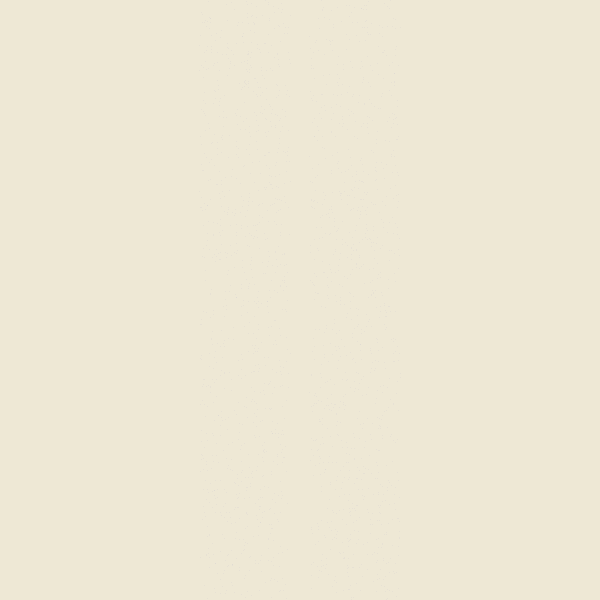
Frame 1 (no input)
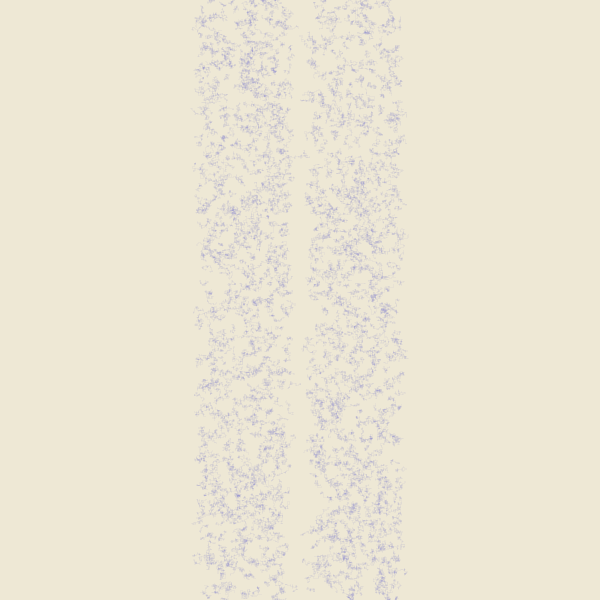
Frame 60 (the mouse pressed at the canvas centre just before this capture)
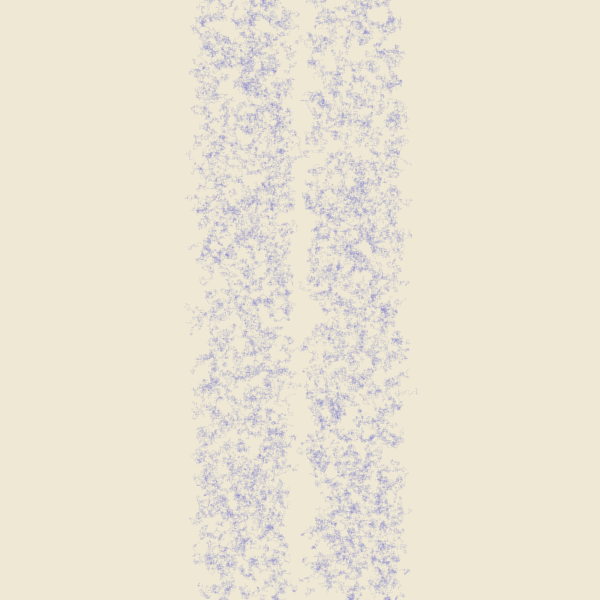
Frame 120 (the mouse held since frame 60 and released just before this capture)

The Processing sketch that drew these frames (run headless with seeded random() and noise(); from frame 60 on, the mouse is pressed at the canvas centre):

// Processing sketch: RandomWalkWAR
// ── RandomWalkWAR.pde
// Random Army War
// WalkWar.pde
// cameyo 2005
// processing 3.x
//
// Rules:
// Soldiers Army Meet -> one die 
// Border Collision -> continue

int numWalkerA = 1000;
int numWalkerB = 1000;
int aliveA, aliveB;
int cxA, cyA;
int cxB, cyB;
int dX, dY;
Walker[] wA = new Walker[numWalkerA];
Walker[] wB = new Walker[numWalkerB];
int numMove;

// palette
color[] base = {#002b36, #073642, #586e75, #657b83, #839496, #93a1a1, #eee8d5, #fdf6e3};
color[] hues = {#b58900, #cb4b16, #dc322f, #d33682, #6c71c4, #268bd2, #2aa198, #859900};

void setup() {
  size(600,600);
  frameRate(1000);
  numMove=0;
  aliveA = numWalkerA;
  aliveB = numWalkerB;
  dX=0;
  dY=0;
  // Create walkerA objects
  color cc = color(hues[(int)random(0,7)]);  
  for (int i=0; i<numWalkerA; i++)
  { 
    wA[i] = new Walker((int) random(200,width/2 - 10), (int) random(0,height), cc, true);
    //wA[i] = new Walker((int) random(0,width), (int) random(0,height), #dc322f, true);
    //wA[i] = new Walker((int) random(0,width), (int) random(0,height), hues[(int)random(0,7)], true);
  }
  // Create walkerB objects
  cc = color(hues[(int)random(0,7)]);  
  for (int i=0; i<numWalkerB; i++)
  {
    wB[i] = new Walker((int) random(width/2 + 10,width-200), (int) random(0,height), cc, true);
    //wB[i] = new Walker((int) random(0,width), (int) random(0,height), #268bd2, true);
    //wB[i] = new Walker((int) random(0,width), (int) random(0,height), hues[(int)random(0,7)], true);
  }    
  background(#eee8d5);
}

void draw() 
{
  // calc mass center
  //cxA=0; cyA=0;
  //cxB=0; cyB=0;
  //int k = 0;
  //for (int i=0; i<numWalkerA; i++)
  //{
    
  //  if (wA[i].a)
  //  {
  //    k++;
  //    cxA += wA[i].x;
  //    cyA += wA[i].y;
  //  }
  //}
  //cxA=cxA/k;
  //cyA=cyA/k;

  //k = 0;
  //for (int i=0; i<numWalkerB; i++)
  //{
    
  //  if (wB[i].a)
  //  {
  //    k++;
  //    cxB += wB[i].x;
  //    cyB += wB[i].y;
  //  }
  //}
  //cxB=cxB/k;
  //cyB=cyB/k;
  //println(cxA,cyA,cxB,cyB);
     
  // Run all the walker objects
  // walkerA
  for (int i=0; i<numWalkerA; i++)
  {
    wA[i].move();
    wA[i].show();
  }
  //walkerB
  for (int i=0; i<numWalkerB; i++)
  {
    wB[i].move();
    wB[i].show();
  }
  numMove++;
  // check collision
  //noFill();
  //stroke(base[int((random(0,8)))],100);
  for (int i=0; i<numWalkerA; i++)
  {
    for (int j=0; j<numWalkerB; j++)
    {
      if(wA[i].a && wB[j].a)
      {
        if((wA[i].x==wB[j].x) && (wA[i].y==wB[j].y))
        {
          if(random(0,1) < 0.5) 
          { 
            wA[i].a=false;
            aliveA-=1;            
          }
          else 
          { 
            wB[j].a=false;
            aliveB-=1;            
          }
          //ellipse(w[j].x,w[j].y,10,10);
          //println(aliveA,aliveB,i,j);        
        }
      }  
    }
  }
  if (aliveA <= 10 || aliveB <= 10) 
  {
    info();
    println("stopped.");
    noLoop();
  }
  //noLoop();
}

void keyPressed()
{
  if (key==' ')
  {
    loop();
  }  
  
  if (key=='f'||key=='F')
  {
    info();
  }

  // save image and parameters
  if (key=='s'||key=='S') { saveIMG(); }
  
}

void info()
{
  String FM = "R="+aliveA+", "+"B="+aliveB+" --- framerate="; 
  FM = FM + nf(frameRate, 0, 0);
  surface.setTitle(FM);
}    

void saveIMG()
{
  String filename = newFilename();
  save(filename+".png");
}

String newFilename()
{
  int y, m, d;
  int hh, mm, ss;
  String name, out;
  y=year(); 
  m=month(); 
  d=day();
  hh=hour(); 
  mm=minute(); 
  ss=second();
  name=getClass().getSimpleName();
  out=name+"-"+y+"-"+nf(m, 2)+"-"+nf(d, 2)+"."+nf(hh, 2)+"-"+nf(mm, 2)+"-"+nf(ss, 2);
  return out;
}
// ── Walker.pde
// The Nature of Code
// Daniel Shiffman
// http://natureofcode.com

// A random walker object!

class Walker 
{
  int x,y;
  color c;
  boolean a;

  Walker(int xi, int yi, color ci, boolean ai) 
  {
    //x = (int) random(0,width);
    //y = (int) random(0,height);
    //c = (color) random(#000000);
    //c = base[int(random(0,8))];
    //a = true;
    x = xi; // x position
    y = yi; // y position
    c = ci; // color
    a = ai; // active?
  }

  void show() 
  {
    if (a)
    {
      stroke(c,20);
      //ellipse(x,y,4,4);
      point(x,y);
    }
  }

  // Randomly move up, down, left, right, or stay in one place
  void move() 
  {
    int choice = int(random(4));
 
    if (choice == 0) {
      x++;
    } else if (choice == 1) {
      x--;
    } else if (choice == 2) {
      y++;
    } else {
      y--;
    }
    x = constrain(x,0,width-1);
    y = constrain(y,0,height-1);
  }
  
  // Move toward a point (cxA,cyA)
  void moveA() 
  {
    dX = abs(x - cxA);
    dY = abs(y - cyA);
    if (dX > dY)
    {
      if (x > cxA) { x--; }
      else         { x++; }
    }
    else
    {
      if (y > cyA) { y--; }
      else         { y++; }
    }    

    x = constrain(x,0,width-1);
    y = constrain(y,0,height-1);
  }
  
  // Move toward a point (cxB,cyB)
  void moveB() 
  {
    dX = abs(x - cxB);
    dY = abs(y - cyB);
    if (dX > dY)
    {
      if (x > cxB) { x--; }
      else         { x++; }
    }
    else
    {
      if (y > cyB) { y--; }
      else         { y++; }
    }    

    x = constrain(x,0,width-1);
    y = constrain(y,0,height-1);
  }    
}
